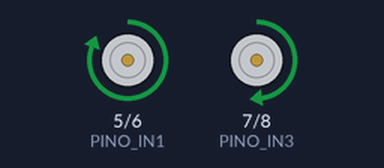
A sketch run on a simulated Arduino Uno, built with avr-gcc and run on an emulated ATmega328P. Shown: motor-driver pin pairs drawn as motors (green arrow = first pin HIGH = forward, orange = second pin HIGH = backward, longer = more drive, scaled by the enable pin).

Above: at 1.5 s.
At 5.5 s:
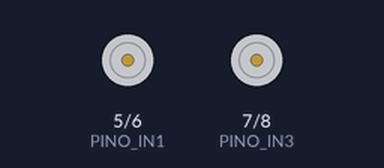
Timing chart, 0 to 10.4 s (numbered marks = the images above):
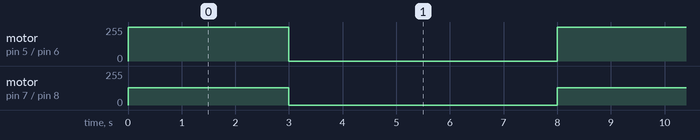

The sketch:

movimentacao_robo_basica.ino
```cpp
/*
================================================= CÓDIGO DE MOVIMENTAÇÃO SIMPLES ============================================================================
Autor: Murilo
Data da criação: 12/03/2025
Data da última modificação: 12/03/2025
Campo de observações:
=====================================================================================================================================================================================================
*/

// Definição de pinos
#define TCA_ADDR 0X70  // ENDEREÇO I2C DO MULTIPLEXADOR DE PORTAS

// Pinos relacionados aos motores
#define PINO_ENA 4  // Pino para controle de velocidade dos motores do lado esquerdo da ponte H
#define PINO_ENB 9  // Pino para controle de velocidade dos motores do lado direito da ponte H

// Pinos relacionados aos motores conectados a ponte H. Cada pino é referente a um motor da ponte H
#define PINO_IN1 5
#define PINO_IN2 6
#define PINO_IN3 7
#define PINO_IN4 8

// Declaração de variáveis relacionadas as velocidades dos motores conectados a ponte H
int velocidadeMotores = 130;
int velocidadeCurva = 110;

// Variáveis de tempo de rotação dos motores
unsigned long tempoDeInicio;  // Armazena o tempo do inicio das rotações
unsigned long tempoDeRotacao = 3000;  // tempo que o robô vai andar (em milisegundos)

void setup() {
  Serial.begin(9600); // Inicializa a comunicação serial

  // Configuração dos pinos dos motores como saída
  pinMode(PINO_ENA, OUTPUT);
  pinMode(PINO_ENB, OUTPUT);
  pinMode(PINO_IN1, OUTPUT);
  pinMode(PINO_IN2, OUTPUT);
  pinMode(PINO_IN3, OUTPUT);
  pinMode(PINO_IN4, OUTPUT);
  }

void loop() {

  paraFrente();

  // Verifica se o tempo de movimento foi alcançado
  if (millis() - tempoDeInicio >= tempoDeRotacao) {

    pararMotores();  // Para os motores quando o tempo de movimento for alcançado
    delay(5000);  // Faz o robô aguardar 5 segundos parado antes de ir à próxima ação
    tempoDeInicio = millis();  // Armazena o tempo de inicio

  }


}
void paraFrente() {

  // Configura os motores para o sentido horário
  digitalWrite(PINO_IN1, HIGH);
  digitalWrite(PINO_IN2, LOW);
  digitalWrite(PINO_IN3, HIGH);
  digitalWrite(PINO_IN4, LOW);

  // Configura a velocidade dos motores
  analogWrite(PINO_ENA, velocidadeMotores);
  analogWrite(PINO_ENB, velocidadeMotores);

  //tempoDeInicio = millis();  // Armazena o tempo de inicio

}

void paraTras() {
  // Configura os motores para girar no sentido anti-horário
  digitalWrite(PINO_IN1, LOW);
  digitalWrite(PINO_IN2, HIGH);
  digitalWrite(PINO_IN3, LOW);
  digitalWrite(PINO_IN4, HIGH);

  // Configura a velocidade dos motores
  analogWrite(PINO_ENA, velocidadeMotores);
  analogWrite(PINO_ENB, velocidadeMotores);
}

void virarDireita() {
  // Configura 2 motores para girar no sentido anti-horário e 2 para girar sentido horário
  digitalWrite(PINO_IN1, LOW);
  digitalWrite(PINO_IN2, HIGH);
  digitalWrite(PINO_IN3, HIGH);
  digitalWrite(PINO_IN4, LOW);

  // Configura a velocidade dos motores
  analogWrite(PINO_ENA, velocidadeCurva);
  analogWrite(PINO_ENB, velocidadeCurva);
}

void virarEsquerda() {
  // Configura 2 motores para o sentido horário e 2 para o sentido anti-horário
  digitalWrite(PINO_IN1, HIGH);
  digitalWrite(PINO_IN2, LOW);
  digitalWrite(PINO_IN3, LOW);
  digitalWrite(PINO_IN4, HIGH);

  // Configura a velocidade dos motores sendo 70
  analogWrite(PINO_ENA, velocidadeCurva);
  analogWrite(PINO_ENB, velocidadeCurva);
}

void pararMotores() {
  // Configura os 4 motores para pararem de girar
  digitalWrite(PINO_IN1, LOW);
  digitalWrite(PINO_IN2, LOW);
  digitalWrite(PINO_IN3, LOW);
  digitalWrite(PINO_IN4, LOW);

  // Configura a velocidade dos motores como 0
  analogWrite(PINO_ENA, 0);
  analogWrite(PINO_ENB, 0);
}
```

Measured:
- by itself, motor on pin 5 (PINO_IN1) / pin 6 (PINO_IN2): alternates forward 255/255 for 3.0 s and stopped for 5.0 s
- by itself, motor on pin 7 (PINO_IN3) / pin 8 (PINO_IN4): alternates forward 130/255 for 3.0 s and stopped for 5.0 s
